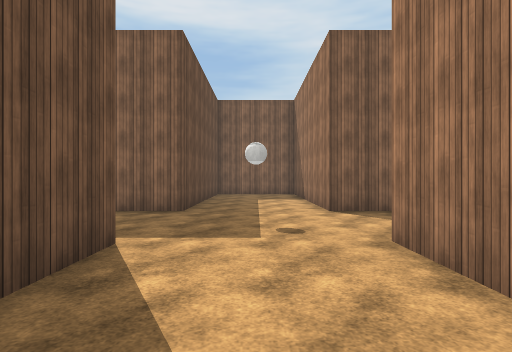
View 1 (above)

24 first-person views from a walk through a scene from a Unity 3-D project. The camera is 1.5 m above the floor, looks level and sees 80° across. The floor is counted in squares, 2 m on a side. Each view is taken from the middle of a square. On the plan, view 1 faces up. The plan holds only what a view shows up to about 10 squares ahead; the rest is blank. The place goes on beyond the plan. The player is left out. Surface patterns are stand-ins for the level's own textures.

View 2
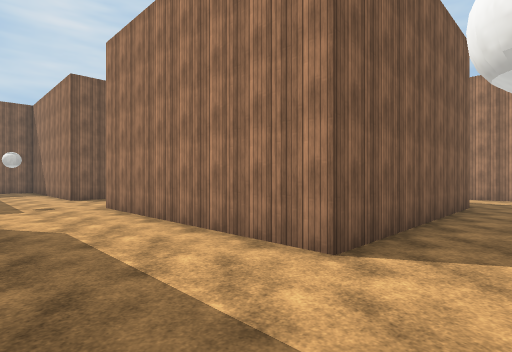

View 3
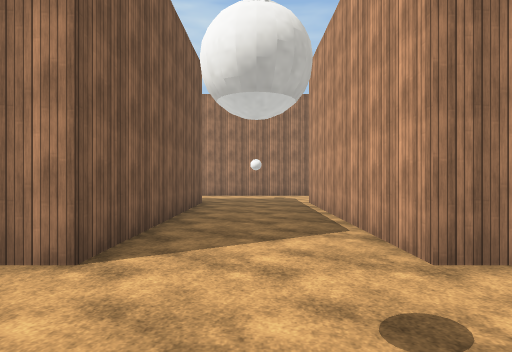

View 4
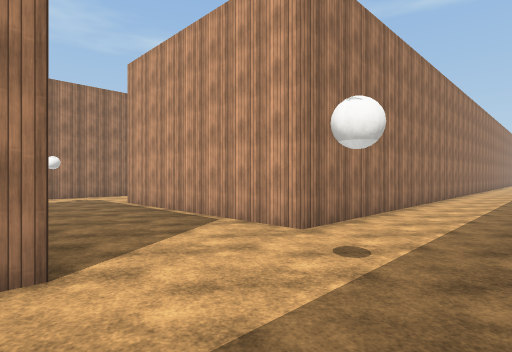

View 5
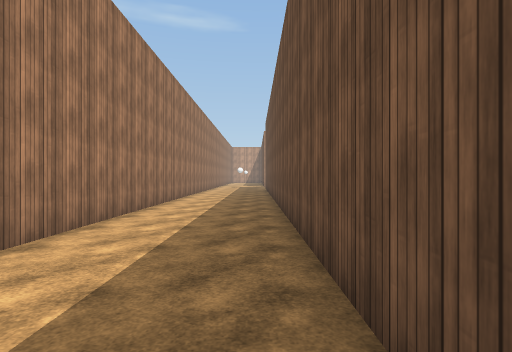

View 6
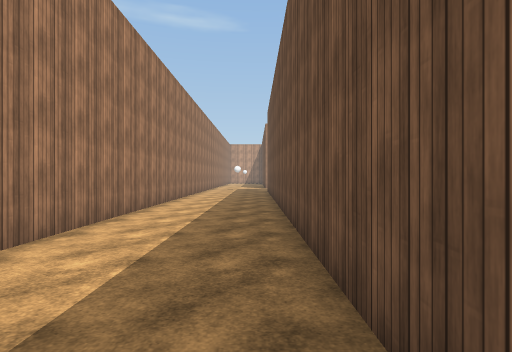

View 7
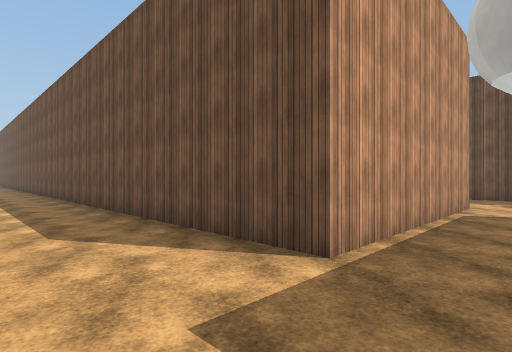

View 8
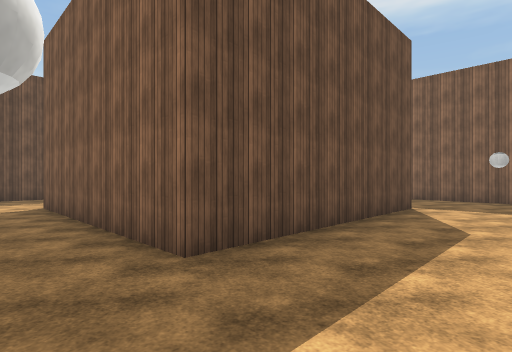

View 9
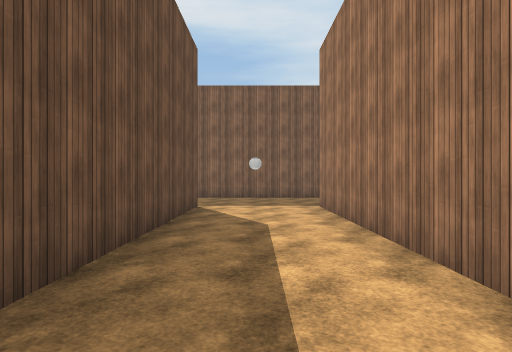

View 10
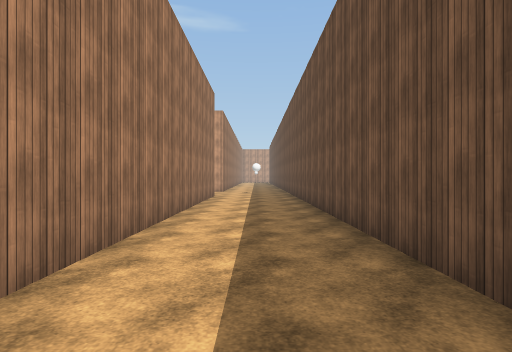

View 11
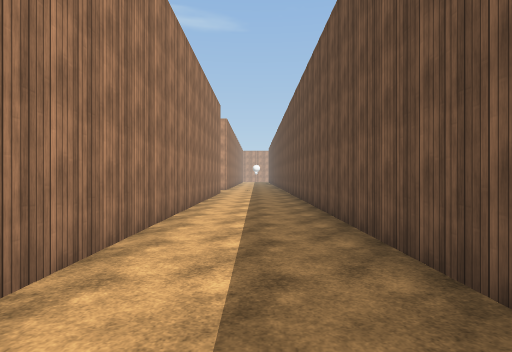

View 12
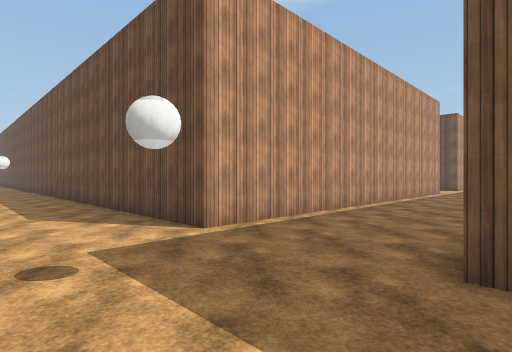

View 13
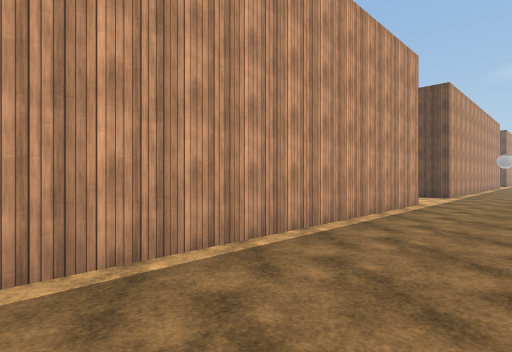

View 14
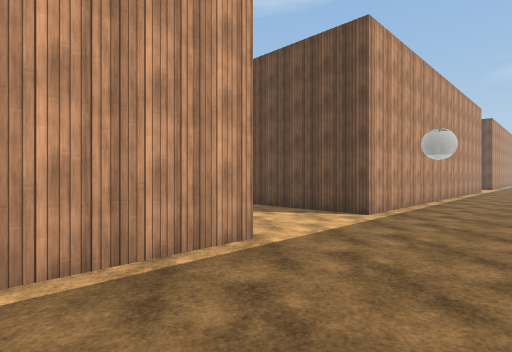

View 15
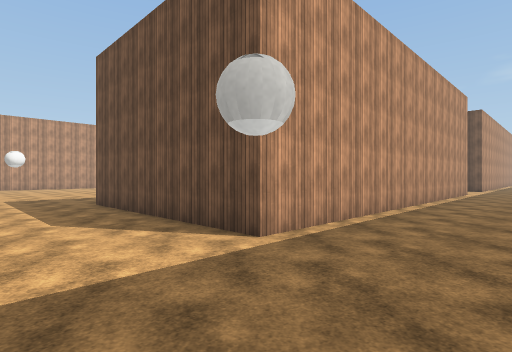

View 16
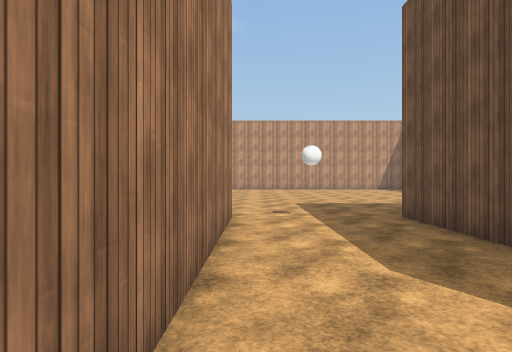

View 17
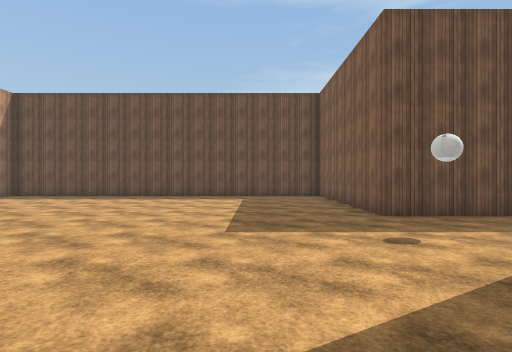

View 18
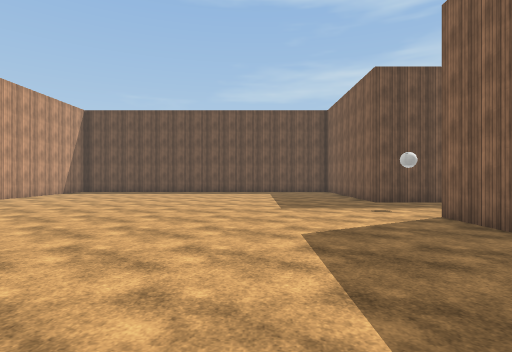

View 19
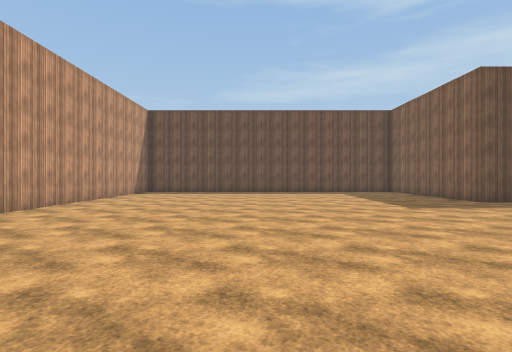

View 20
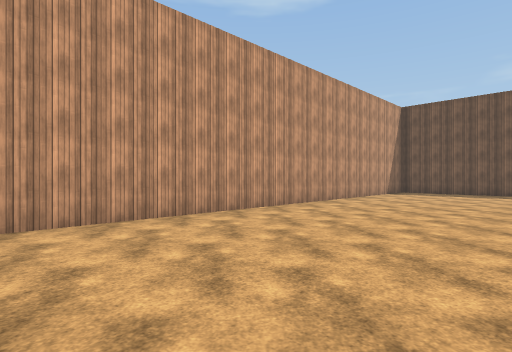

View 21
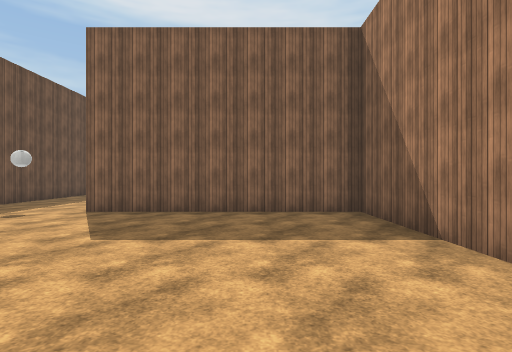

View 22
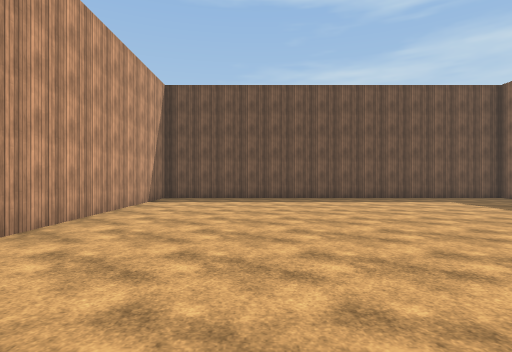

View 23
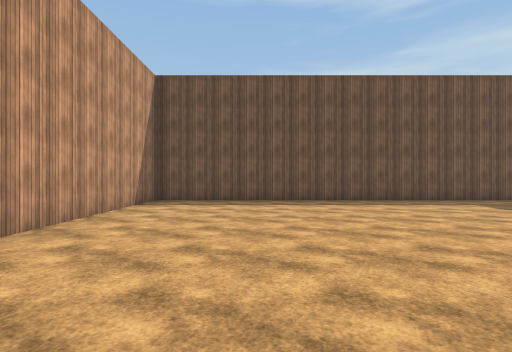

View 24
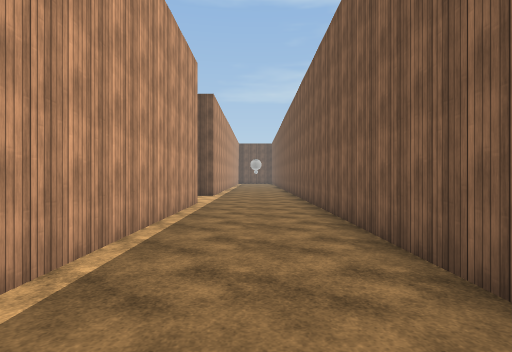

### Floor plan
Points are (right, up) in squares from view 1. A wall is a line through its corners. A room is listed if a view was taken in it or the views show most of it. See-through windows are left out.
Room 1 (views 1, 2, 3, 4, 5, 6, 7, 8, 9, 10, 11, 12, 13, 14, 15, 16, 17, 18, 19, 20, 21, 22, 23, 24)
walls: (-7.8, -6.5) (-7.8, -2.5) (-13.6, -2.5) (-13.6, 2.5); (-13.6, 3.4) (-1.6, 3.4) (-1.6, -19); (-22.4, -3) (-22.4, -14.1) (-8.4, -14.1); (-21.8, 6.5) (-30, 6.5); (-1.6, 10) (-1.6, 6.5) (-3, 6.5); (3, 6.5) (1.6, 6.5) (1.6, 10); (1.6, -19) (1.6, -5.5) (7.6, -5.5) (7.6, -19); (7.6, 3.5) (7.6, -2.5) (1.6, -2.5) (1.6, 3.6); (-28.4, 3.4) (-16.7, 3.4) (-16.7, -2.5) (-21, -2.5); (10.6, -4.6) (10.6, 3.5); (9.1, 6.5) (6.5, 6.5); (10.6, -19) (10.6, -8.8)

Where each view was taken, in squares from view 1:
view 1: 0 up, 0 right, facing up
view 2: 4 down, 1 left, facing up-right
view 3: 4 down, 1 left, facing right
view 4: 2 down, 1 left, facing down-right
view 5: 6 down, 1 left, facing down
view 6: 9 down, 1 left, facing down
view 7: 4 down, 10 right, facing down-left
view 8: 4 down, 10 right, facing up-left
view 9: 4 down, 9 right, facing up
view 10: 9 down, 9 right, facing down
view 11: 7 down, 9 right, facing down
view 12: 7 up, 1 right, facing down-left
view 13: 6 up, 5 left, facing down-left
view 14: 6 up, 11 left, facing down-left
view 15: 6 up, 14 left, facing down-left
view 16: 3 up, 14 left, facing down
view 17: 5 down, 11 left, facing left
view 18: 6 down, 8 left, facing left
view 19: 9 down, 8 left, facing left
view 20: 9 down, 8 left, facing down-left
view 21: 9 down, 10 left, facing up
view 22: 11 down, 12 left, facing left
view 23: 11 down, 13 left, facing left
view 24: 5 up, 20 left, facing left
